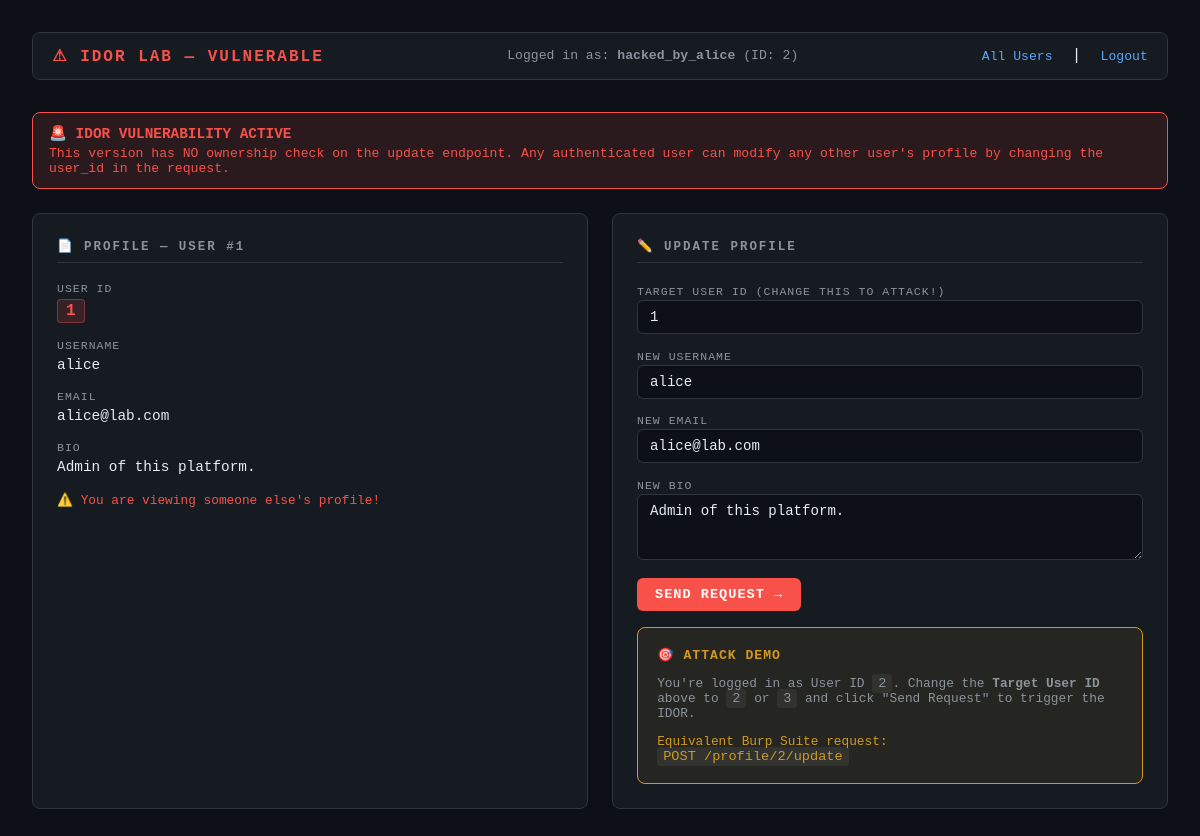
/profile/1 (signed in), run on the app's committed database.
### app.py (models this page shows)
class User(db.Model):
    id       = db.Column(db.Integer, primary_key=True)
    username = db.Column(db.String(80), unique=True, nullable=False)
    email    = db.Column(db.String(120), unique=True, nullable=False)
    password = db.Column(db.String(200), nullable=False)
    bio      = db.Column(db.String(300), default="No bio yet.")

### app.py (the view)
@app.route("/profile/<int:user_id>", methods=["GET"])
def profile(user_id):
    if "user_id" not in session:
        return redirect(url_for("login"))
    user = User.query.get(user_id)
    if not user:
        return "User not found", 404
    return render_template("profile.html",
                           user=user,
                           current_user_id=session["user_id"],
                           vulnerable=True)

### templates/profile.html (shortened to what this page needs)
<!DOCTYPE html>
<html lang="en">
<head>
</head>
<body>
  <nav>
    <span class="brand">⚠ IDOR LAB — VULNERABLE</span>
    <span class="info">Logged in as: <strong>{{ session.username }}</strong> (ID: {{ current_user_id }})</span>
    <span>
      <a href="/users">All Users</a> &nbsp;|&nbsp;
      <a href="/logout">Logout</a>
    </span>
  </nav>
  <div class="vuln-banner">
    <strong>🚨 IDOR VULNERABILITY ACTIVE</strong>
    This version has NO ownership check on the update endpoint.
    Any authenticated user can modify any other user's profile by changing the user_id in the request.
  </div>
  <div class="grid">
    <div class="card">
      <h2>📄 Profile — User #{{ user.id }}</h2>
      <div class="field">
        <label>User ID</label>
        <span class="uid">{{ user.id }}</span>
      </div>
      <div class="field">
        <label>Username</label>
        <span class="val">{{ user.username }}</span>
      </div>
      <div class="field">
        <label>Email</label>
        <span class="val">{{ user.email }}</span>
      </div>
      <div class="field">
        <label>Bio</label>
        <span class="val">{{ user.bio }}</span>
      </div>
      {% if current_user_id == user.id %}
        <p style="color: var(--green); font-size: 0.8rem; margin-top: 1rem;">✅ This is your profile.</p>
      {% else %}
        <p style="color: var(--accent); font-size: 0.8rem; margin-top: 1rem;">⚠️ You are viewing someone else's profile!</p>
      {% endif %}
    </div>
    <div class="card">
      <h2>✏️ Update Profile</h2>
      <label style="font-size:0.72rem; color:var(--muted); text-transform:uppercase; letter-spacing:1px;">
        Target User ID (change this to attack!)
      </label>
      <input type="number" id="target_id" value="{{ user.id }}" min="1"/>
      <label style="font-size:0.72rem; color:var(--muted); text-transform:uppercase; letter-spacing:1px;">New Username</label>
      <input type="text" id="new_username" value="{{ user.username }}"/>
      <label style="font-size:0.72rem; color:var(--muted); text-transform:uppercase; letter-spacing:1px;">New Email</label>
      <input type="text" id="new_email" value="{{ user.email }}"/>
      <label style="font-size:0.72rem; color:var(--muted); text-transform:uppercase; letter-spacing:1px;">New Bio</label>
      <textarea id="new_bio" rows="3">{{ user.bio }}</textarea>
      <button onclick="submitUpdate()">SEND REQUEST →</button>
      <div class="attack-box">
        <h3>🎯 Attack Demo</h3>
        <p style="font-size:0.8rem; color:var(--muted); margin-bottom:0.8rem;">
          You're logged in as User ID <code>{{ current_user_id }}</code>.
          Change the <strong>Target User ID</strong> above to <code>2</code> or <code>3</code>
          and click "Send Request" to trigger the IDOR.
        </p>
        <p style="font-size:0.8rem; color:var(--yellow);">
          Equivalent Burp Suite request:<br/>
          <code>POST /profile/2/update</code>
        </p>
      </div>
    </div>
  </div>
</body>
</html>

### templates/profile.html (style rules this page uses)
*, *::before, *::after { box-sizing: border-box; margin: 0; padding: 0; }
:root { --bg: #0d1117; --surface: #161b22; --border: #30363d; --accent: #f85149; --green: #3fb950; --yellow: #d29922; --blue: #58a6ff; --text: #e6edf3; --muted: #8b949e; }
body { background: var(--bg); color: var(--text); font-family: 'Courier New', monospace; min-height: 100vh; padding: 2rem; }
nav { display: flex; justify-content: space-between; align-items: center; padding: 0.8rem 1.2rem; background: var(--surface); border: 1px solid var(--border); border-radius: 8px; margin-bottom: 2rem; }
nav .brand { color: var(--accent); font-weight: bold; letter-spacing: 2px; }
nav .info { color: var(--muted); font-size: 0.82rem; }
nav a { color: var(--blue); font-size: 0.82rem; text-decoration: none; }
.vuln-banner { background: rgba(248,81,73,0.12); border: 1px solid var(--accent); border-radius: 8px; padding: 12px 16px; margin-bottom: 1.5rem; font-size: 0.82rem; color: var(--accent); }
.vuln-banner strong { display: block; font-size: 0.9rem; margin-bottom: 4px; }
.grid { display: grid; grid-template-columns: 1fr 1fr; gap: 1.5rem; }
.card { background: var(--surface); border: 1px solid var(--border); border-radius: 8px; padding: 1.5rem; }
.card h2 { font-size: 0.78rem; text-transform: uppercase; letter-spacing: 2px; color: var(--muted); margin-bottom: 1.2rem; border-bottom: 1px solid var(--border); padding-bottom: 8px; }
.field { margin-bottom: 1rem; }
.field label { display: block; font-size: 0.72rem; color: var(--muted); text-transform: uppercase; letter-spacing: 1px; margin-bottom: 4px; }
.field .val { color: var(--text); font-size: 0.9rem; }
.uid { display: inline-block; background: rgba(248,81,73,0.15); border: 1px solid rgba(248,81,73,0.4); border-radius: 4px; padding: 2px 8px; color: var(--accent); font-weight: bold; }
input, textarea { width: 100%; background: var(--bg); border: 1px solid var(--border); border-radius: 6px; color: var(--text); padding: 8px 12px; font-family: inherit; font-size: 0.88rem; margin-bottom: 0.8rem; transition: border-color 0.2s; resize: vertical; }
button { background: var(--accent); border: none; border-radius: 6px; color: #fff; padding: 9px 18px; font-family: inherit; font-size: 0.85rem; font-weight: bold; cursor: pointer; letter-spacing: 1px; transition: opacity 0.2s; }
.attack-box { background: rgba(210,153,34,0.08); border: 1px solid var(--yellow); border-radius: 8px; padding: 1.2rem; margin-top: 1rem; }
.attack-box h3 { color: var(--yellow); font-size: 0.82rem; text-transform: uppercase; letter-spacing: 1px; margin-bottom: 0.8rem; }
code { background: rgba(255,255,255,0.06); padding: 2px 6px; border-radius: 3px; font-size: 0.85rem; }

### data on the page
User: id "1", username "alice", email "alice@lab.com", bio "Admin of this platform."

### other printed values
{{ session.username }} "hacked_by_alice"
{{ current_user_id }} "2"
